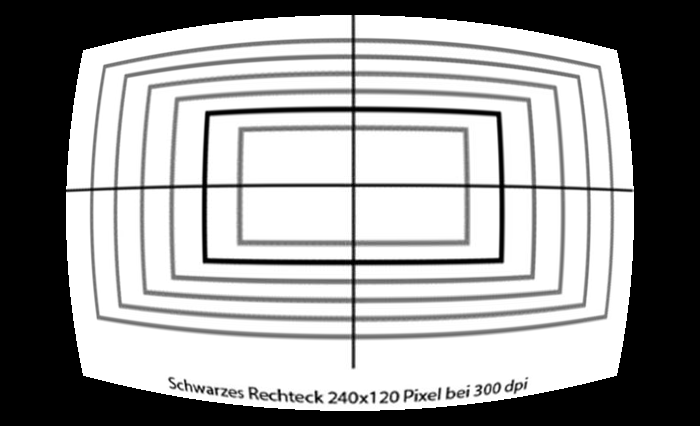
#> input picture Image/checks_barrel (1).png, 700 x 426 px, found by its file name
$ python result_correction.py
#> lines starting #> are read from the running program, lines starting #| are printed output that depends on the picture
import numpy as np
import cv2

src    = cv2.imread("../Images/distorted_images/checks_barrel (1).png")
#> src is the input picture: shape (426, 700, 3); min 0, max 255, mean 157
width  = src.shape[1]
#> width = 700
height = src.shape[0]
#> height = 426

distCoeff = np.zeros((4,1),np.float64)

# TODO: add your coefficients here!
k1 = -13.3100000000000006e-05; # negative to remove barrel distortion
k2 = 0;
p1 = 0;
p2 = 0
#p2 = 40.0e-5;

distCoeff[0,0] = k1;
distCoeff[1,0] = k2;
distCoeff[2,0] = p1;
distCoeff[3,0] = p2;

# assume unit matrix for camera
cam = np.eye(3,dtype=np.float32)

cam[0,2] = width/2.0  # define center x
cam[1,2] = height/2.0 # define center y
cam[0,0] = 10.        # define focal length x
cam[1,1] = 10.        # define focal length y

# here the undistortion will be computed
dst = cv2.undistort(src,cam,distCoeff)
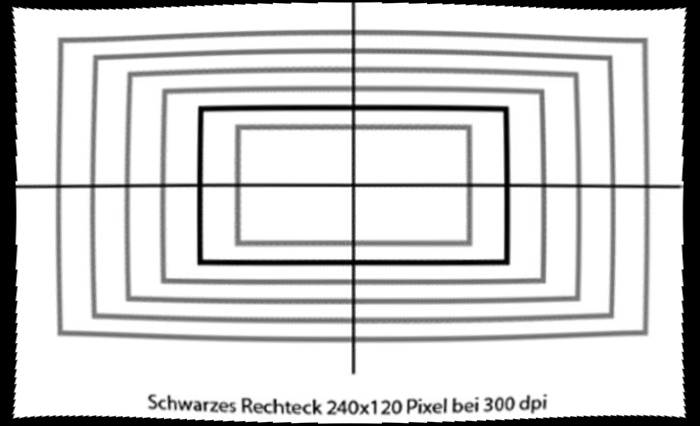
#> dst: shape (426, 700, 3); min 0, max 255, mean 211.5
cv2.imwrite('../Images/distorted_images/results_now/checks_barrel_result4.png',dst)
cv2.imshow('dst',dst)
cv2.waitKey(0)
cv2.destroyAllWindows()
